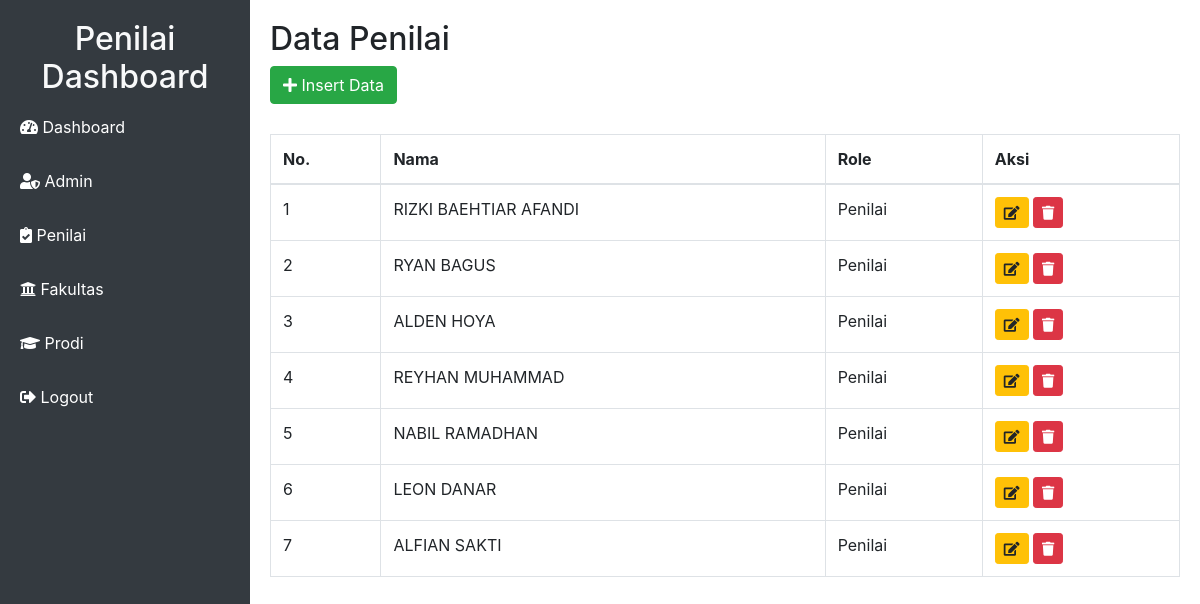
The app's page /admin/penilai.php with its own data.
### tables this page shows
CREATE TABLE `pengguna` (
  `idpengguna` int(11) NOT NULL,
  `username` char(50) NOT NULL,
  `password` char(50) NOT NULL,
  `role` int(11) NOT NULL
);

### admin/penilai.php (the view, shortened to what this page needs)
<?php
require '../config.php';
$sql = "SELECT * FROM pengguna WHERE role = 2";
$result = $conn->query($sql);
?>
<!DOCTYPE html>
<html lang="en">
<head>
    <link href="https://stackpath.bootstrapcdn.com/bootstrap/4.5.2/css/bootstrap.min.css" rel="stylesheet">
    <link href="https://cdnjs.cloudflare.com/ajax/libs/font-awesome/5.15.3/css/all.min.css" rel="stylesheet">
</head>
<body>
    <div class="sidebar collapse d-md-block" id="sidebarMenu">
        <h2 class="text-center text-light">Penilai Dashboard</h2>
        <a href="index.php" class="nav-link"><i class="fas fa-tachometer-alt"></i> Dashboard</a>
        <a href="admin.php" class="nav-link"><i class="fas fa-user-shield"></i> Admin</a>
        <a href="penilai.php" class="nav-link"><i class="fas fa-clipboard-check"></i> Penilai</a>
        <a href="fakultas.php" class="nav-link"><i class="fas fa-university"></i> Fakultas</a>
        <a href="prodi.php" class="nav-link"><i class="fas fa-graduation-cap"></i> Prodi</a>
        <a href="../logout.php" class="nav-link"><i class="fas fa-sign-out-alt"></i> Logout</a>
    </div>
    <div class="main-content">
        <h2>Data Penilai</h2>
        <button class="btn btn-success btn-insert" data-toggle="modal" data-target="#insertModal"><i class="fas fa-plus"></i> Insert Data</button>
        <div class="table-responsive">
            <table class="table table-bordered">
                <thead>
                    <tr>
                        <th>No.</th>
                        <th>Nama</th>
                        <th>Role</th>
                        <th>Aksi</th>
                    </tr>
                </thead>
                <tbody>
                    <?php
                    if ($result->num_rows > 0) {
                        $no = 1;
                        while ($row = $result->fetch_assoc()) {
                            echo "<tr>
                                <td>" . $no++ . "</td>
                                <td>" . $row['username'] . "</td>
                                <td>" . ($row['role'] == 1 ? 'Admin' : 'Penilai') . "</td>
                                <td>
                                    <button class='btn btn-warning btn-sm' onclick='openUpdateModal(" . json_encode($row) . ")'><i class='fas fa-edit'></i></button>
                                    <a href='penilai.php?delete=" . $row['idpengguna'] . "' class='btn btn-danger btn-sm'><i class='fas fa-trash'></i></a>
                                </td>
                            </tr>";
                        }
                    } else {
                        echo "<tr><td colspan='4' class='text-center'>No data available</td></tr>";
                    }
                    ?>
                </tbody>
            </table>
        </div>
    </div>
</body>
</html>

### admin/penilai.php (style rules this page uses)
body { display: flex; flex-direction: column; }
.sidebar { width: 250px; background-color: #343a40; min-height: 100vh; padding-top: 20px; position: fixed; transition: all 0.3s; }
.sidebar a { color: #fff; text-decoration: none; display: block; padding: 10px 20px; margin-bottom: 10px; transition: background-color 0.3s; }
.main-content { flex-grow: 1; padding: 20px; margin-left: 250px; transition: margin-left 0.3s; }
.table-responsive { margin-top: 20px; }
.btn-insert { margin-bottom: 10px; }

### records on screen
pengguna: username "RIZKI BAEHTIAR AFANDI", role "Penilai"
pengguna: username "RYAN BAGUS", role "Penilai"
pengguna: username "ALDEN HOYA", role "Penilai"
pengguna: username "REYHAN MUHAMMAD", role "Penilai"
pengguna: username "NABIL RAMADHAN", role "Penilai"
pengguna: username "LEON DANAR", role "Penilai"
pengguna: username "ALFIAN SAKTI", role "Penilai"
